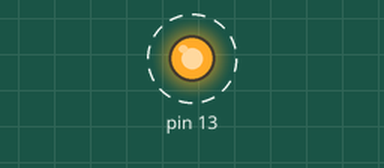
Simulated run of this program. Board: Raspberry Pi (header pin numbers). On the bench: output pins drawn as LEDs (lit = HIGH). Dashed ring = blinking. At 4.0 s the program stops and its outputs stay as they are.

Above: at 0.5 s.
Timing chart, 0 to 4.6 s (numbered marks = the images above):
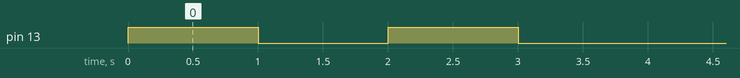

Measured:
- by itself, pin 13: alternates HIGH for 1.0 s and LOW for 1.0 s, 4 changes in all, then stays LOW

The program:

blink.py
```python
#import the GPIO Library
import RPi.GPIO as GPIO
import time
# blinking function
def blink(pin):
        #Setting the LED to turn on
        GPIO.output(pin,GPIO.HIGH)
        time.sleep(1)
        #Setting the LED to turn off
        GPIO.output(pin,GPIO.LOW)
        time.sleep(1)
        return
# to use Raspberry Pi board pin numbers
GPIO.setmode(GPIO.BOARD)
# set up GPIO output channel
GPIO.setup(13, GPIO.OUT)
# blink GPIO17 2 times
for i in range(0,2):
        blink(13)
GPIO.cleanup()

"""
Credits to Rahul Kar for base code
http://www.rpiblog.com/2012/09/using-gpio-of-raspberry-pi-to-blink-led.html
"""
```
